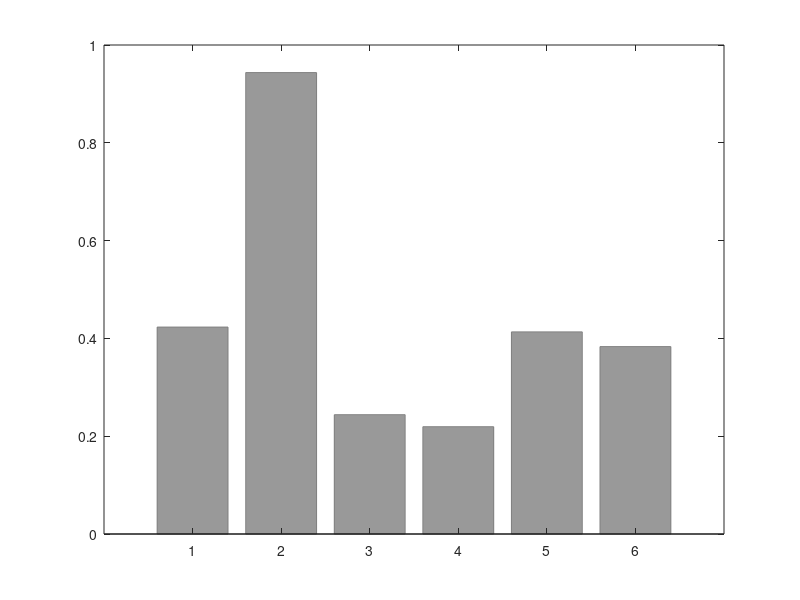

This chart was generated by the following MATLAB code: (Note: this script raises an error after producing the figure.)
%% Comparing GLM results with standardized betas
% with the effect magnitude of stimulus intensity = 1
figdir = '/Users/clinpsywoo/github/CRB_project/MWW_inprep/figures';

cols = lines(2);

a = [5.0100    5.5000    2.5000    2.7800    1.5000    2.2700
    2.1200    5.1900    0.6100    0.6100    0.6200    0.8700
    1.4400    4.7700    0.7000    0.7200    1.0900    1.2400
    2.8000    5.6200    0.5100    0.4900    0.1400    0.5000];

close all;
b = a(1:2,:);
y = b(2,:)./b(1,:);
h = bar(y', 'facecolor', [.6 .6 .6], 'edgecolor', [.5 .5 .5]);
h.BarWidth = .75;
h.BaseLine.LineWidth = 1.5;

line([0 6.7], [1 1], 'color', [.3 .3 .3], 'linewidth', 1.5, 'linestyle', '--');

set(gcf, 'Position', [2        1039         535         306], 'color', 'w');
set(gca, 'box', 'off', 'fontsize', 20, 'xlim', [0 6.7], 'ylim', [0 1.05], ...
    'tickdir', 'out', 'ticklength', [.02 .02], 'linewidth', 2, 'xticklabel', '');


savename = fullfile(figdir, 'relative_beta_coefficients_all.pdf');
pagesetup(gcf);
saveas(gcf, savename);

pagesetup(gcf);
saveas(gcf, savename);

%%
close all;
% bar(fliplr(y'), 'stacked');
y = a(3:4,:)./a(1,:);
h1 = bar(y(1,:)', 'facecolor', cols(2,:), 'edgecolor', cols(2,:));
h1.BarWidth = .75;
h1.BaseLine.LineWidth = 1.5;

hold on;
h2 = bar(-y(2,:)', 'facecolor', cols(1,:), 'edgecolor', cols(1,:));
h2.BarWidth = .75;
h1.BaseLine.LineWidth = 1.5;

% line([0 6.7], [.5 .5], 'color', [.3 .3 .3], 'linewidth', 1.5, 'linestyle', '--');
% line([0 6.7], [-.5 -.5], 'color', [.3 .3 .3], 'linewidth', 1.5, 'linestyle', '--');

set(gcf, 'Position', [2        1039         535         306], 'color', 'w');
set(gca, 'box', 'off', 'fontsize', 20, 'xlim', [0 6.7], 'ylim', [-1.2 1], ...
    'tickdir', 'out', 'ticklength', [.02 .02], 'linewidth', 2, 'xticklabel', '', 'ytick', -1:.5:1);

savename = fullfile(figdir, 'relative_beta_coefficients_pos_neg.pdf');
pagesetup(gcf);
saveas(gcf, savename);

pagesetup(gcf);
saveas(gcf, savename);
